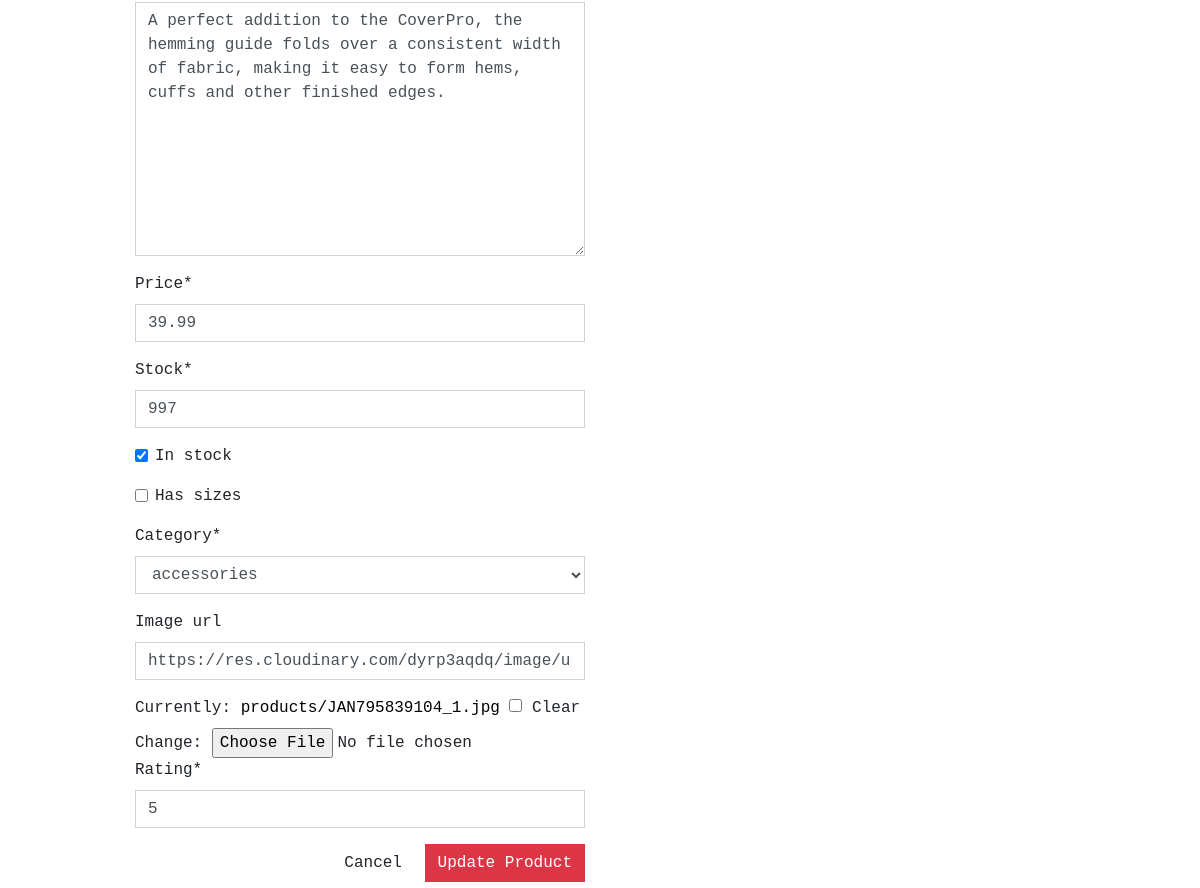
The page /shop/edit/15/ (signed in, middle part) on the database as committed earlier.
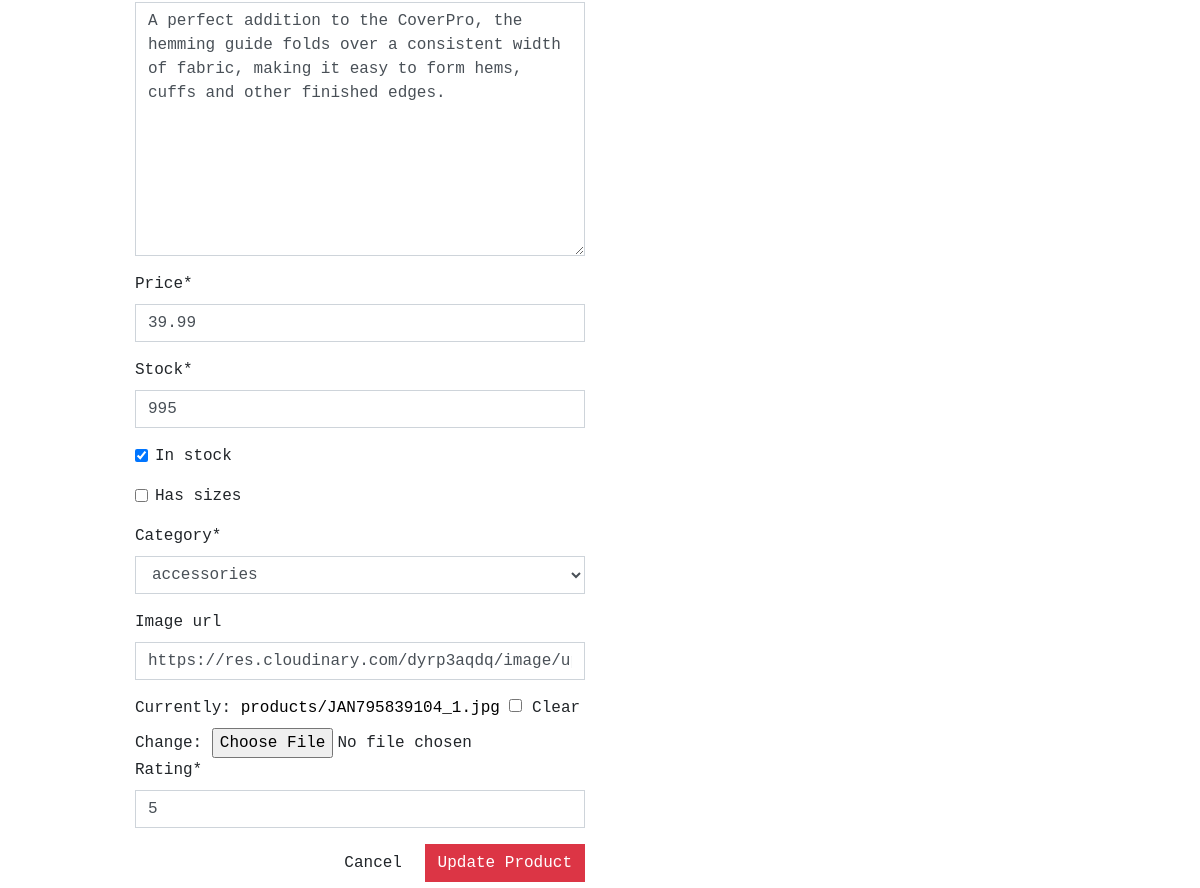
The same page on the database as committed later.
### shop/models.py (models this page shows, shortened)
class Product(models.Model):
    name = models.CharField(max_length=100, unique=True)
    slug = models.SlugField(max_length=150, unique=True)
    description = models.TextField(max_length=500, blank=True)
    price = models.DecimalField(max_digits=6, decimal_places=2)
    stock = models.SmallIntegerField()
    in_stock = models.BooleanField(default=True)
    has_sizes = models.BooleanField(default=False, blank=True)
    category = models.ForeignKey(Category, on_delete=models.CASCADE)
    created_at = models.DateTimeField(auto_now_add=True)
    updated_at = models.DateTimeField(auto_now=True)
    image_url = models.URLField(max_length=1024, null=True, blank=True)
    image = models.ImageField(null=True, blank=True, upload_to='products/')
    rating = models.SmallIntegerField(null=True)

### shop/views.py (the view)
# urls.py: path('edit/<int:product_id>/', views.edit_product, name='edit_product'),
@login_required(login_url='account:signin')
def edit_product(request, product_id):
    if not request.user.is_superuser:
        messages.error(request, 'Sorry, that action is not permitted')
        return redirect(reverse('home:home'))
    product = get_object_or_404(Product, pk=product_id)
    if request.method == 'POST':
        form = ProductForm(request.POST, request.FILES, instance=product)
        if form.is_valid():
            form.save()
            messages.success(request, 'Successfully updated product!')
            return redirect(reverse('shop:products'))
        else:
            messages.error(request,
                           'Failed to update product.'
                           'Please ensure the form is valid.')
    else:
        form = ProductForm(instance=product)
        messages.info(request, f'You are editing {product.name}')
    template = 'shop/edit_product.html'
    context = {
        'form': form,
        'product': product,
    }
    return render(request, template, context)

### shop/forms.py
class ProductForm(forms.ModelForm):
    class Meta:
        model = Product
        fields = '__all__'
    def __init__(self, *args, **kwargs):
        super().__init__(*args, **kwargs)
        categories = Category.objects.all()
        friendly_names = [(c.id, c.get_friendly_name()) for c in categories]
        self.fields['category'].choices = friendly_names
        for field_name, field in self.fields.items():
            field.widget.attrs['class'] = 'border-black rounded-0'

### shop/contexts.py (called while the page is built)
def nav_menu(request):
    menu = Category.objects.all()
    return dict(menu=menu)

### shop/models.py (called while the page is built)
    def get_friendly_name(self):
        return self.friendly_name

    def get_absolute_url(self):
        return reverse('shop:products_by_category', args=[self.slug])

### shop/templates/shop/edit_product.html (shortened to what this page needs)
{% extends "base.html" %}
{% load static %}
{% load crispy_forms_tags %}
{% block content %}
    <div class="container">
        <div class="row">
            <div class="col-12 col-md-6">
                <form method="POST" action="{% url 'shop:edit_product' product.id %}" class="form mb-2" enctype="multipart/form-data">
                    {% for field in form %}
                        {% if field.name != 'image' %}
                            {{ field | as_crispy_field }}
                        {% else %}
                            {{ field }}
                        {% endif %}
                    {% endfor %}
                    <div class="text-right">
                        <a class="btn btn-outline-black rounded-0" href="{% url 'shop:products' %}">Cancel</a>
                        <button class="btn btn-danger rounded-0" type="submit">Update Product</button>
                    </div>
                </form>
            </div>
        </div>
    </div>
{% endblock %}

Rows that differ between the two databases and show on the page:
changed Product "accessories": stock "997" → "995"
